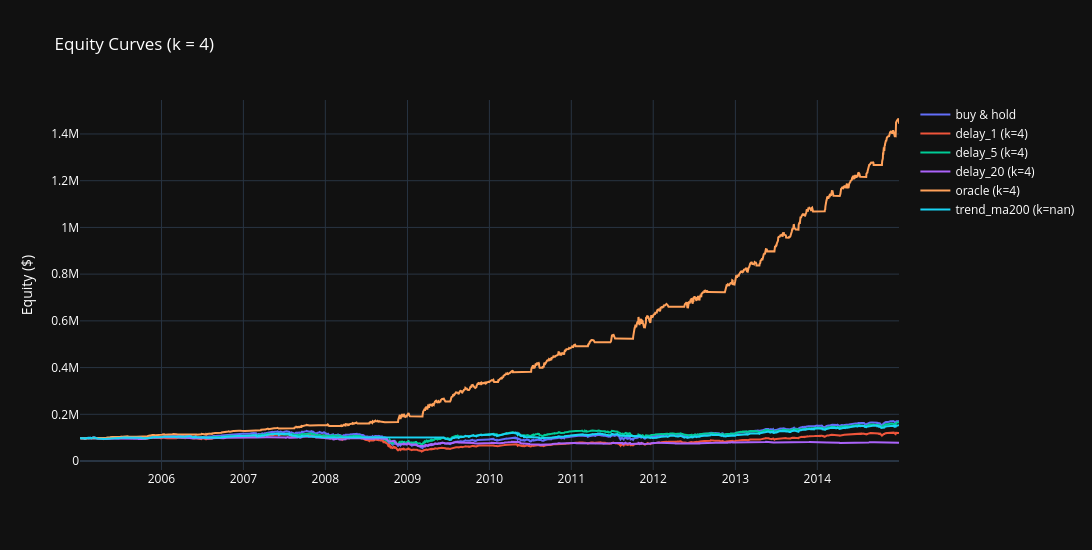

The notebook cell this image was saved under:
### Code cell
# DEFINE THE STOP MULTIPLIER TO PLOT
plot_stop_k = exp_config.STOP_K_LIST[1]
# CREATE A FIGURE OF THE EQUITY CURVES
fig = go.Figure()
fig.add_trace(go.Scatter(x=buy_hold_dict["daily_equity_pdf"]["date"], y=buy_hold_dict["daily_equity_pdf"]["equity"], mode="lines", name="buy & hold"))
for (stop_k, variant_str), simulation_dict in simulation_dict_dict.items():
    if stop_k == plot_stop_k or variant_str.startswith("trend"):
        fig.add_trace(go.Scatter(x=simulation_dict["daily_equity_pdf"]["date"], y=simulation_dict["daily_equity_pdf"]["equity"], mode="lines", name=f"{variant_str} (k={stop_k})"))
fig.update_layout(title=f"Equity Curves (k = {plot_stop_k})", yaxis_title="Equity ($)", template="plotly_dark", width=1100, height=550, font=dict(color="white"))
fig.show()

### Figure 1 — Plotly figure (JSON) as saved in the notebook; plotly's stock layout.template omitted (floating-point values rounded to 4 significant figures; data arrays with more than 128 entries replaced by an {"elided": "..."} marker saying what was removed)
{"data": [{"mode": "lines", "name": "buy & hold", "type": "scatter", "x": {"elided": "2516 str values"}, "y": {"elided": "2516 float values"}}, {"mode": "lines", "name": "delay_1 (k=4)", "type": "scatter", "x": {"elided": "2516 str values"}, "y": {"elided": "2516 float values"}}, {"mode": "lines", "name": "delay_5 (k=4)", "type": "scatter", "x": {"elided": "2516 str values"}, "y": {"elided": "2516 float values"}}, {"mode": "lines", "name": "delay_20 (k=4)", "type": "scatter", "x": {"elided": "2516 str values"}, "y": {"elided": "2516 float values"}}, {"mode": "lines", "name": "oracle (k=4)", "type": "scatter", "x": {"elided": "2516 str values"}, "y": {"elided": "2516 float values"}}, {"mode": "lines", "name": "trend_ma200 (k=nan)", "type": "scatter", "x": {"elided": "2516 str values"}, "y": {"elided": "2516 float values"}}], "layout": {"font": {"color": "white"}, "height": 550, "title": {"text": "Equity Curves (k = 4)"}, "width": 1100, "yaxis": {"title": {"text": "Equity ($)"}}}}
